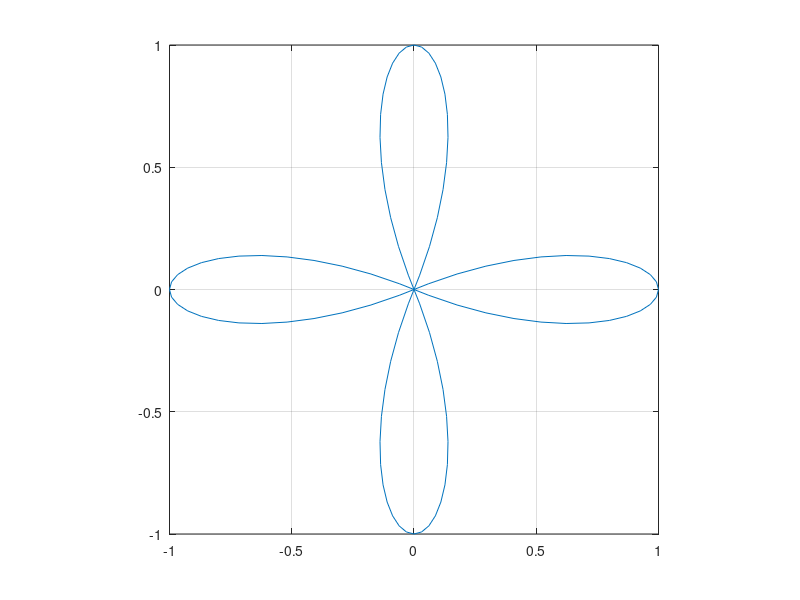
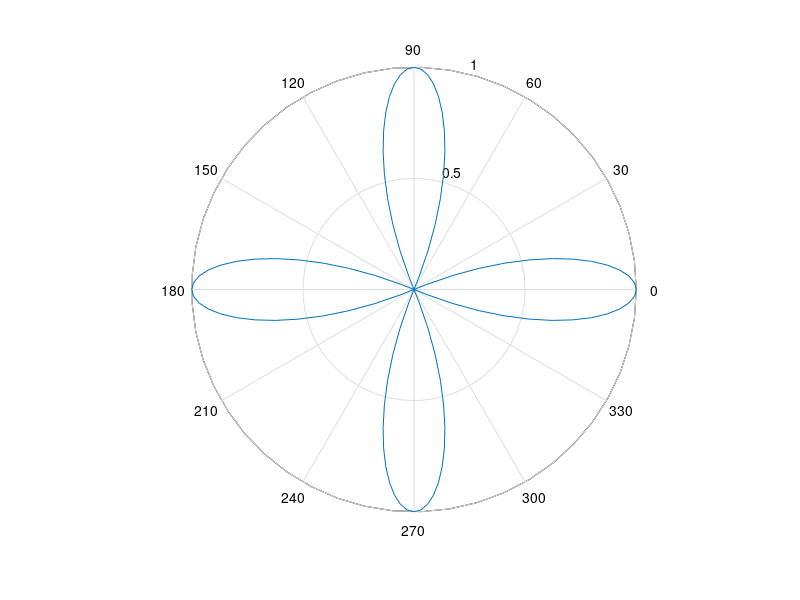

MATLAB code for these plots, in order:
clc
clf
clear

t = 0:pi/100:2*pi;
r = cos(4*t);
r = max(0, r);
y = r .* sin(t);
x = r .* cos(t);
plot(x, y)
grid on, axis square
figure
polar(t, r)